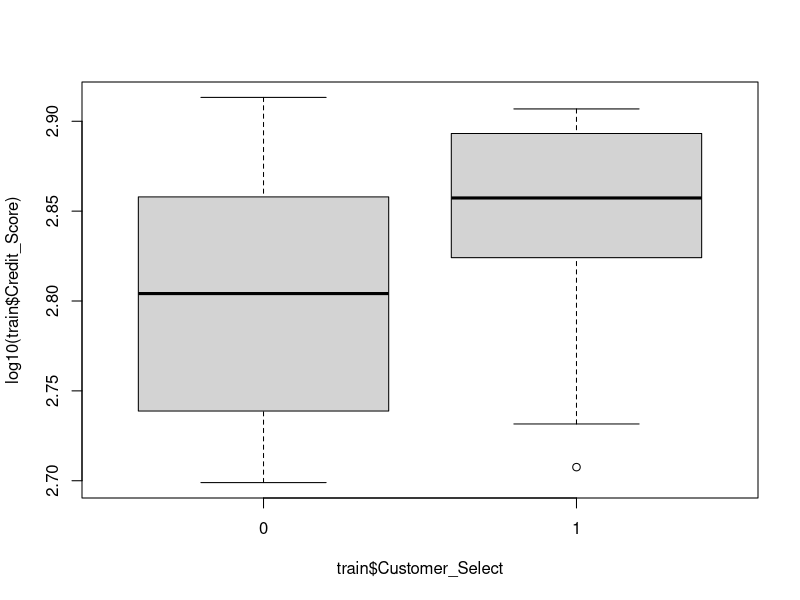
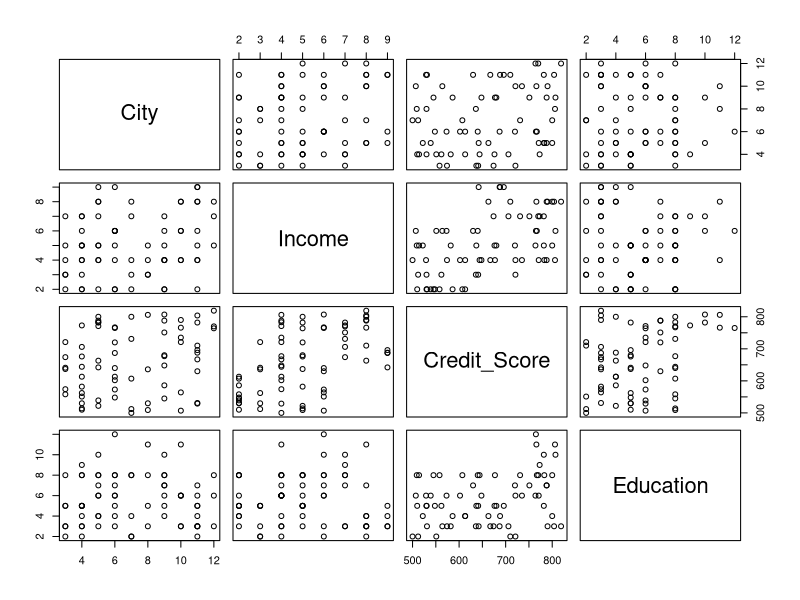

Recreate these plots in R, in order. (Note: this script raises an error after producing the figures.)
library(boot)

setwd("C:/Users/SamJacobJulian/Desktop/Rstd/rep_resrch")
bank <- read.csv(file = "./Data/bank.csv",header = TRUE)

train <- bank[1:70,]
test <- bank[71:nrow(bank),]
train$Customer_Select <- as.factor(train$Customer_Select)
plot(log10(train$Credit_Score) ~ train$Customer_Select)
plot(train[,c(2,3,4,5)])

train$nSelect <- as.numeric(train$Customer_Select)
train$logCredit <- log10(train$Credit_Score)

hc <- hclust(dist(t(train[,c(2:3,5,7:8)])))

cost_fn <- function(x,y){sum(x!=(y>0.5))}
cvErr <- rep(NA,7)

for(i in 2:8)
{
  lmForm <- reformulate(names(train)[i],response = "nSelect")
  glmFitt <- glm(lmForm,family=binomial,data = train)
  cvErr[i-1] <- cv.glm(train,glmFitt,cost_fn,2)$delta[2]
}


